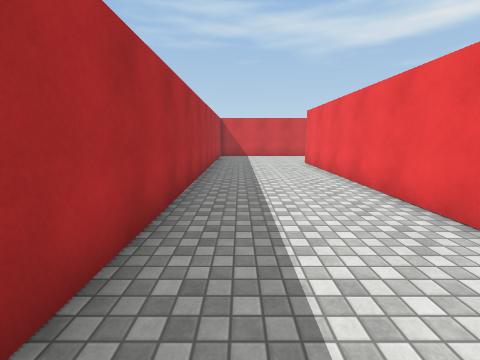
View 1 (above)

23 first-person views from a walk through a Unity game level. The camera is 1.5 m above the floor, tilts 10° down and sees 90° across. The floor is counted in squares, 1.21 m on a side. Each view is taken from the middle of a square. On the plan, view 1 faces up. The plan holds only what a view shows up to about 12 squares ahead; the rest is blank. The player is left out. Surface patterns are stand-ins for the level's own textures.

View 2
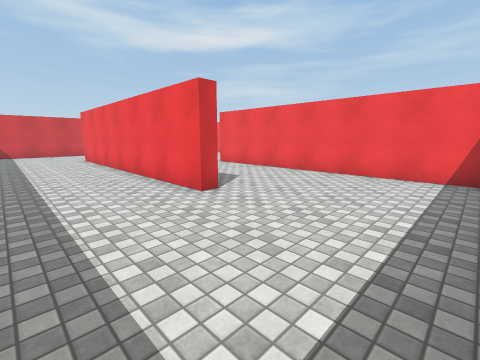

View 3
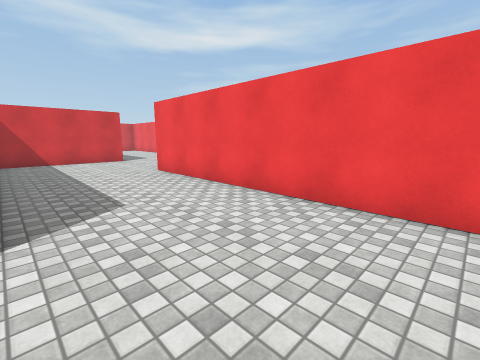

View 4
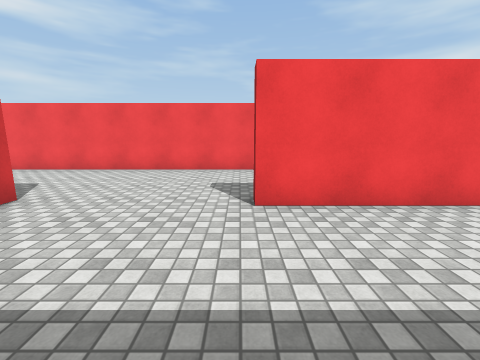

View 5
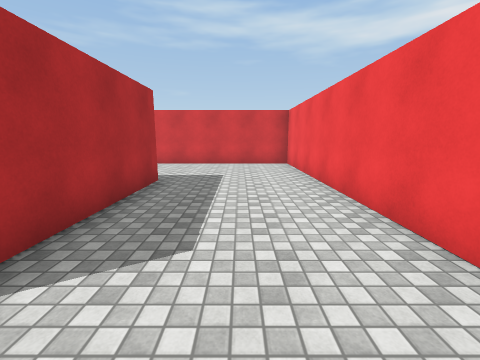

View 6
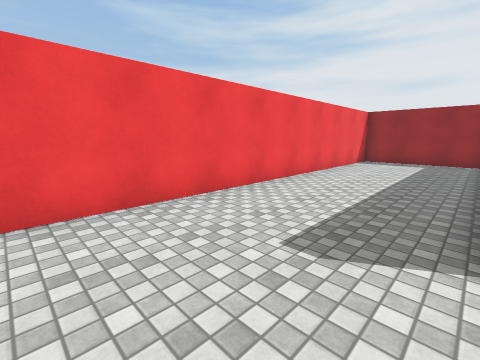

View 7
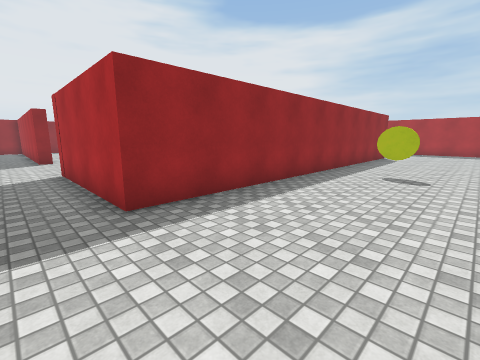

View 8
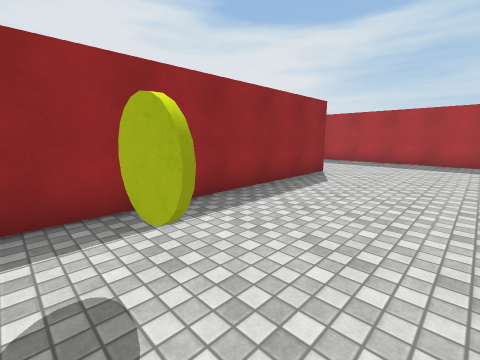

View 9
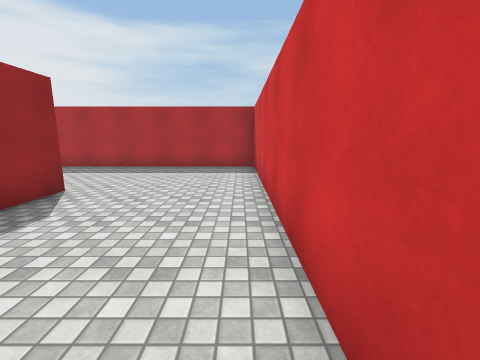

View 10
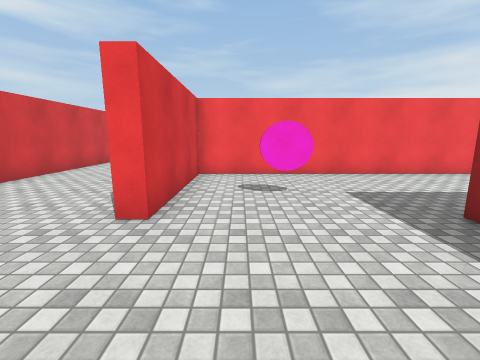

View 11
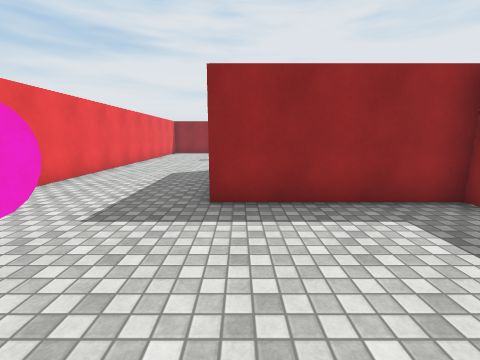

View 12
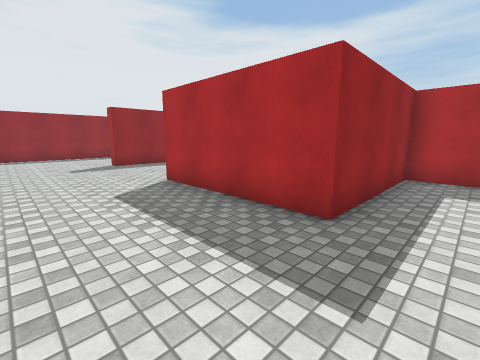

View 13
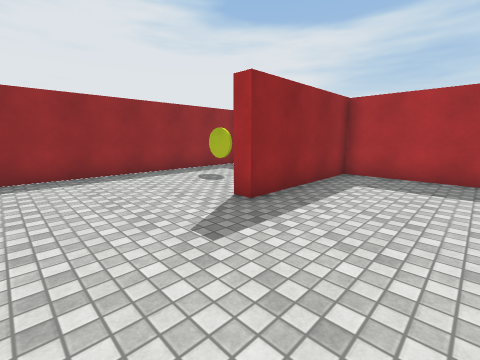

View 14
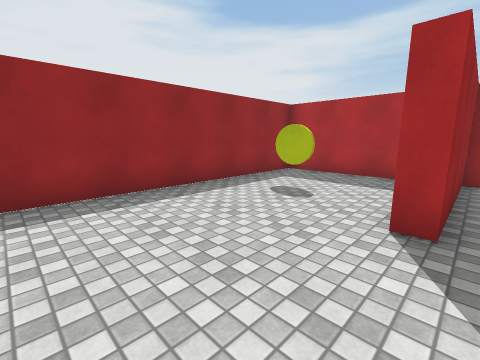

View 15
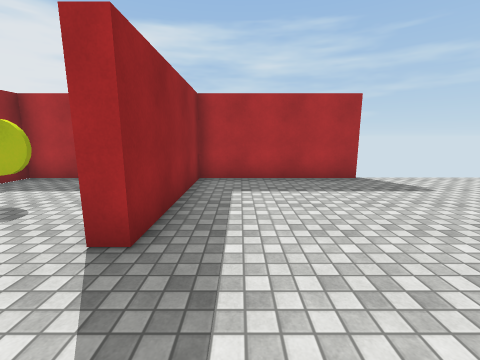

View 16
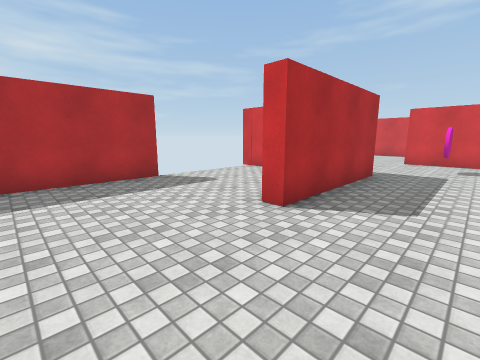

View 17
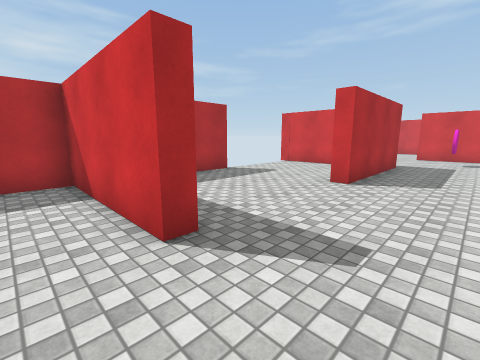

View 18
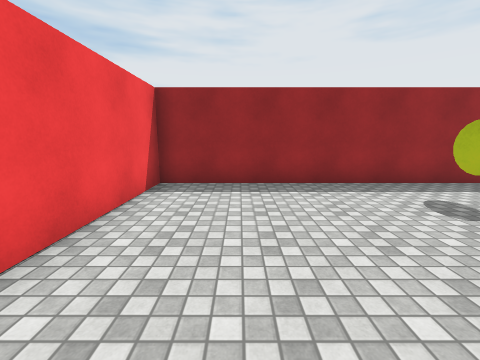

View 19
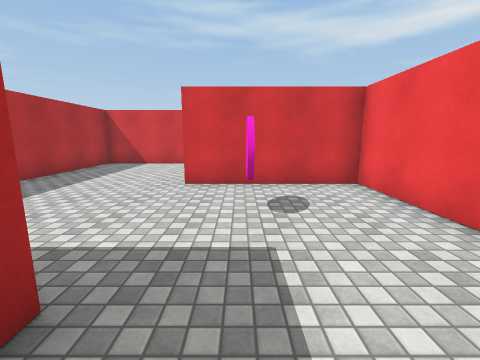

View 20
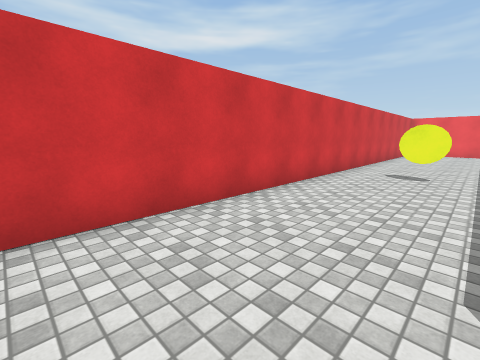

View 21
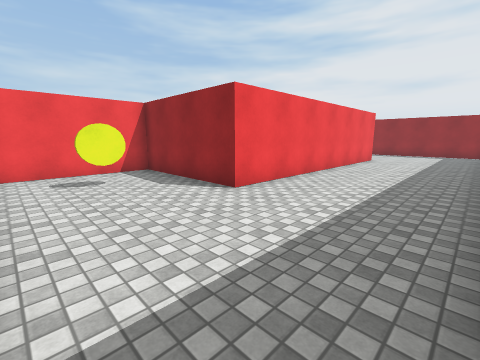

View 22
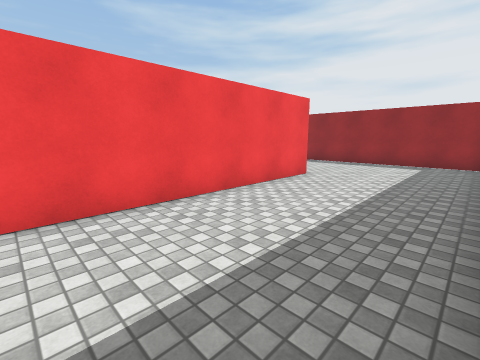

View 23
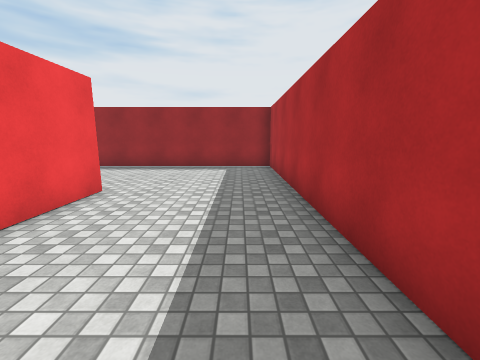

### Floor plan
Points are (right, up) in squares from view 1. A wall is a line through its corners. A room is listed if a view was taken in it or the views show most of it. See-through windows are left out.
Room 1 (views 1, 2, 3, 4, 5, 6, 7, 8, 9, 10, 11, 12, 13, 14, 15, 16, 17, 18, 19, 20, 21, 22, 23)
walls: (-1.3, 11.9) (-1.3, -3.5) (6.2, -3.5); (-1.8, 3.9) (-1.8, 16.4) (-6.5, 16.4) (-6.5, 16.9) (8.6, 16.9) (8.6, 11.4) (4, 11.4); (3.8, 1.5) (3.2, 1.5) (3.2, 11.9) (8.3, 11.9) (8.3, 16.1); (-8.9, 11) (-11.9, 11); (-11.3, 6.6) (-11.3, 1.8) (-6.5, 1.8) (-6.5, 1.3) (-11.3, 1.3) (-11.3, -3.5) (-1.8, -3.5) (-1.8, 1); (8.3, -3.1) (8.3, 6.7) (8.7, 6.7) (8.7, 5.1); (9, -3.5) (12.8, -3.5); (13.3, -3) (13.3, 21.6) (-11.3, 21.6) (-11.3, 11.5) (-6.5, 11.5) (-6.5, 6.5) (-7, 6.5)
objects: coin (-9, -2) to (-9, -1); pink coin (-5, 14); coin (1, 19); coin (6, 14)

Positions as (right, up) in squares from view 1, and headings:
1: (0, 0), facing up
2: (0, -3), facing up-right
3: (4, -2), facing up-right
4: (4, 7), facing right
5: (11, 10), facing up
6: (9, 10), facing down-right
7: (10, 21), facing down-left
8: (2, 21), facing down-left
9: (-1, 21), facing left
10: (-10, 15), facing right
11: (-7, 16), facing down
12: (-3, 13), facing down-left
13: (-3, 5), facing down-left
14: (-3, 2), facing down-left
15: (-4, 3), facing left
16: (-4, 3), facing up-left
17: (-4, 0), facing up-left
18: (-4, 3), facing down
19: (-5, 10), facing up
20: (-7, 18), facing up-right
21: (-1, 16), facing down-right
22: (-1, 9), facing down-right
23: (0, 7), facing down
